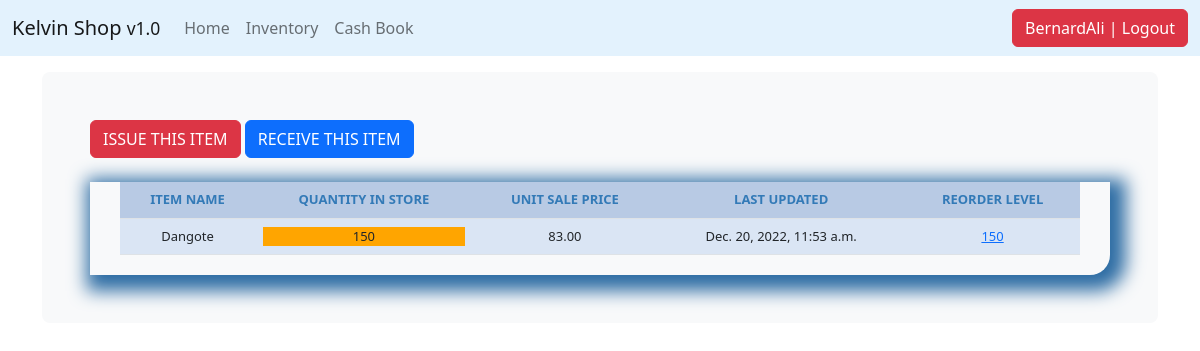
Screenshot of /stock_detail/5/ (signed in) with the database file from the repository.
### core/models.py (models this page shows, shortened)
class Stock(models.Model):
    category = models.ForeignKey(Category, on_delete=models.CASCADE, blank=True)
    item_name = models.CharField(max_length=50, blank=True, null=True)
    item_description = models.TextField(blank=True, null=True)
    quantity = models.IntegerField(default='0', blank=True, null=True)
    purchased_quantity = models.IntegerField(default='0', blank=True, null=True)
    purchased_by = models.CharField(max_length=50, blank=True, null=True)
    purchased_from = models.CharField(max_length=50, blank=True, null=True)
    unit_purchase_price = models.DecimalField(max_digits=10, decimal_places=2, blank=True, null=True)
    total_purchase_price = models.DecimalField(max_digits=10, decimal_places=2, blank=True, null=True)
    sale_quantity = models.IntegerField(default='0', blank=True, null=True)
    sale_by = models.CharField(max_length=50, blank=True, null=True)
    sale_to = models.CharField(max_length=50, blank=True, null=True)
    unit_sale_price = models.DecimalField(max_digits=10, decimal_places=2, blank=True, null=True)
    total_sale_price = models.DecimalField(max_digits=10, decimal_places=2, blank=True, null=True)
    phone_number = models.CharField(max_length=50, blank=True, null=True)
    created_by = models.CharField(max_length=50, blank=True, null=True)
    reorder_level = models.IntegerField(default='0', blank=True, null=True)
    created_on = models.DateTimeField(auto_now_add=True)
    expiry = models.DateTimeField(auto_now_add=True, blank=True, null=True)
    last_updated = models.DateTimeField(auto_now=True)
    export_to_CSV = models.BooleanField(default=False)

### core/views.py (the view)
# urls.py: path('stock_detail/<str:pk>/', views.stock_detail, name="stock_detail"),
@login_required
def stock_detail(request, pk):
    queryset = Stock.objects.get(id=pk)
    context = {
        "title": queryset.item_name,
        "queryset": queryset,
    }
    return render(request, "stock_detail.html", context)

### templates/stock_detail.html
{% extends 'base.html' %}
{% load crispy_forms_tags %}
{% block content %}
	<a href="{% url 'issue_items' queryset.id %}"><div class='btn btn-danger'>ISSUE THIS ITEM</div></a>
    <a href="{% url 'receive_items' queryset.id %}"><div class='btn btn-primary'>RECEIVE THIS ITEM</div></a>
            <br><br>
            <div class="display_table">
              <table class='table'>
                      <tr>
                        <th>ITEM NAME</th>
                        <th>QUANTITY IN STORE</th>
                        <th>UNIT SALE PRICE</th>
                        <th>LAST UPDATED</th>
                        <th>REORDER LEVEL</th>
                      </tr>
                      <tr>
                        <td>{{queryset.item_name}}</td>
                        <td>
                          {% if queryset.quantity <= queryset.reorder_level %}
                          <div style="background-color: orange;">{{queryset.quantity}}</div>
                          {% else %}{{queryset.quantity}}
                          {% endif %}
                        </td>
                        <td>{{queryset.unit_sale_price}}</td>
                        <td>{{queryset.last_updated}}</td>
                          <td><a href="{% url 'reorder_level' queryset.id %}">{{queryset.reorder_level}}</a></td>
                      </tr>
              </table>
        </div>
{% endblock %}

### templates/nav.html (shortened to what this page needs)
<nav class="navbar navbar-expand-md fixed-top" style="background-color: #e3f2fd;">
      <div class="container-fluid">
        <a class="navbar-brand" href="{% url 'home' %}">Kelvin Shop <small>v1.0</small></a>
        <div class="collapse navbar-collapse" id="navbarCollapse">
          <ul class="navbar-nav me-auto mb-2 mb-md-0">
            <li class="nav-item">
              <a class="nav-link" aria-current="page" href="{% url 'home' %}">Home</a>
            </li>
            {% if request.user.is_authenticated %}
              <li class="nav-item">
                <a class="nav-link" aria-current="page" href="{% url 'list_items' %}">Inventory</a>
              </li>
              <li class="nav-item">
                <a class="nav-link" aria-current="page" href="{% url 'cash_items' %}">Cash Book</a>
              </li>
            {% endif %}
          </ul>
          <ul class="navbar-nav">
              {% if request.user.is_authenticated %}
              <li><a href="/accounts/logout"><button class="btn btn-danger">{{ user }} | Logout</button></a></li>
              {% else %}
              <li><a href="/accounts/login">Login</a></li>
              {% endif %}
          </ul>
        </div>
      </div>
    </nav>

### static/css/style.css (style rules this page uses)
body { padding-top: 4.5rem; }
.table { font-size: 13px; text-align: center; width: 95%; margin: auto; text-align: center; }
.table tr:nth-child(odd) { background: #B8CAE4 }
.table tr:nth-child(even) { background: #dae5f4 }
th { color: #337ab7; }
.display_table { border-bottom-right-radius: 20px; padding-left: 5px; padding-right: 5px; padding-bottom: 20px; box-shadow: 0.4rem 0.4rem 1.1rem 0.6rem #2e6da4; }

### rows the page displays
Stock: item_name "Dangote", quantity "150", unit_sale_price "83.00", last_updated "Dec. 20, 2022, 11:53 a.m.", reorder_level "150"

### other values shown
{{ user }} "BernardAli"
